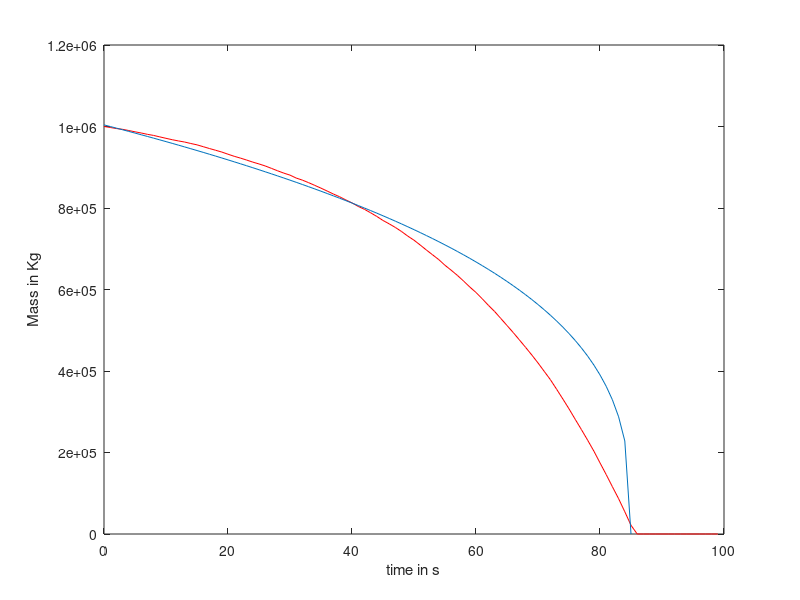

MATLAB code to generate this figure:
%a black hole of mass ~500,000 Kg has lifetime of order 10 s
m=1e6; %units of kg
m0=m;
c=3e+8; %units of m/s
G=6.67e-11; %units of N (m/kg)^2
R=2*G*m/c/c*10^(24); %units of yocto meters
R0=R;
m_loss=1e2; %lost mass per particle
N=ceil(1400 *(R0/741)^(-2) ); 
%number of particle interaction per second calibrated with m=5e5kg with
%l=11s and scaling with the changing radius
S=100; %number of seconds to simulate
mvec=zeros(S,1);
for t=1:S
    mvec(t)=m;
    p=[];
    p=[3*R0*(rand(N,1).^2+rand(N,1).^2+rand(N,1).^2).^(1/2),rand(N,1)]; 
    % the location of each collision and its acceptance probability    
    count=0;
    for i=1:N
        if p(i,1)>R && p(i,1)^3 < (1/p(i,2)*R^3)
            count=count+1;
        elseif p(i,1)>R && R/R0< p(i,2)
            count=count+1;
        end
    end
    m=max(m-m_loss*count,0);
    R=2*G*m/c/c *10^(24);
    if m<10
        l=t;
        break
    end
end
T=0:S-1;
plot(T,mvec,'red')
hold on
%analytic solution
v=1/(15360*pi);
hb=1.05e-34;
a_l=ceil(8.407e-17*m0^3);
X=0:a_l;
mx=zeros(a_l,1);
for i=1:a_l+1
    mx(i)=(1/(8.4e-17)*(a_l-X(i)))^(1/3);
end
plot(X,mx)
xlabel('time in s')
ylabel('Mass in Kg')
